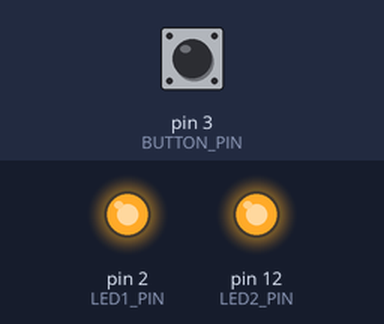
The program below on a simulated Arduino Uno, built with avr-gcc and run on an emulated ATmega328P. Parts: output pins drawn as LEDs (lit = HIGH). Dashed ring = blinking. The inputs (shaded band) are chosen by the test bench; at power-on: pin 3 (BUTTON_PIN) HIGH. What the program prints to the serial monitor is not drawn.

Above: at 2.7 s.
2.8 s: pin 3 (BUTTON_PIN) pulled LOW for 1.2 s
At 4.9 s:
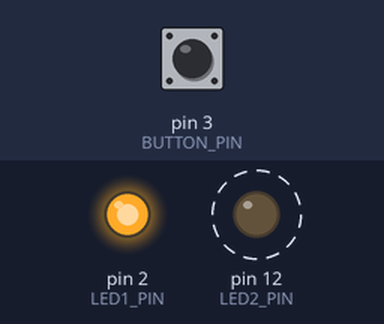
6.3 s: pin 3 (BUTTON_PIN) pulled LOW for 1.2 s
At 7.2 s:
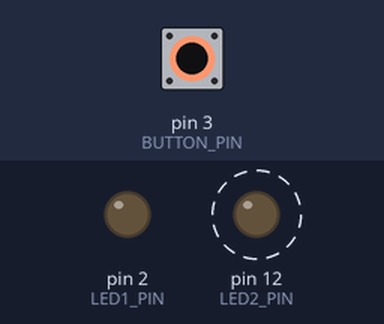
11.5 s: pin 3 (BUTTON_PIN) pulled LOW for 3.2 s
At 14.85 s:
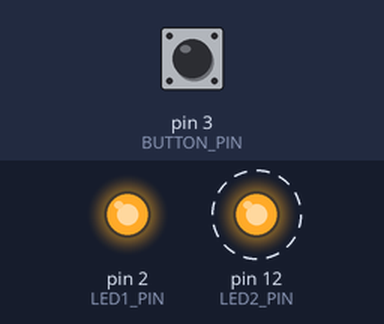
Timing chart, 0 to 22.2 s (numbered marks = the images above; inputs shaded):
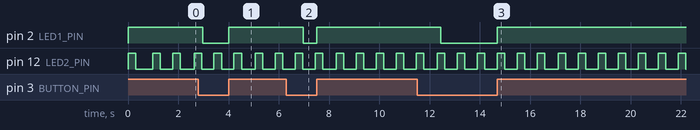

Measured:
- after the input at 2.8 s, pin 2 (LED1_PIN): HIGH → LOW after 0.17 s, → HIGH 1.0 s later
- after the input at 6.3 s, pin 2 (LED1_PIN): HIGH → LOW after 0.67 s, → HIGH 0.53 s later
- after the input at 11.5 s, pin 2 (LED1_PIN): HIGH → LOW after 0.95 s, → HIGH 2.2 s later
- by itself, pin 12 (LED2_PIN): alternates HIGH for 0.30 s and LOW for 0.50 s

The program:

main.cpp
```cpp
#include <Arduino.h>
#include "Arduino_FreeRTOS.h"
#include "task.h"
#include "TaskManager.h"
#include "SerialIO.h"

void setup() {
    serialInit();
    initTaskManager();
    vTaskStartScheduler();

}

void loop() {

}
```

Button.h
```cpp
#ifndef BUTTON_H
#define BUTTON_H

#include <Arduino.h>

class Button {
public:
    Button(uint8_t pin);
    bool isPressed();

private:
    uint8_t pin;
};

#endif
    
```

SerialIO.h
```cpp
#ifndef SERIAL_IO_H
#define SERIAL_IO_H

#include <Arduino.h>
#include <stdio.h>

void serialInit();

#endif // SERIAL_IO_H
```

TaskManager.h
```cpp
#ifndef TASK_MANAGER_H
#define TASK_MANAGER_H

#include <Arduino.h>
#include "Arduino_FreeRTOS.h"
#include "task.h"
#include "semphr.h"
#include "queue.h"
#include "Button.h"
#include "LED.h"
#include "SerialIO.h"

// Task handles
extern TaskHandle_t buttonLedTaskHandle;
extern TaskHandle_t syncTaskHandle;
extern TaskHandle_t asyncTaskHandle;

// Synchronization and communication
extern SemaphoreHandle_t buttonSemaphore;
extern QueueHandle_t dataBuffer;

// Task function prototypes
void buttonLedTask(void *pvParameters);
void syncTask(void *pvParameters);
void asyncTask(void *pvParameters);

// Task periods and delays
#define TASK1_PERIOD_MS         10      // Button LED task frequency
#define TASK2_INTERVAL_MS       50      // Sync Task interval for sending bytes
#define TASK3_PERIOD_MS         200     // Async Task read interval
#define LED_ON_DURATION_MS      300     // LED ON phase
#define LED_OFF_DURATION_MS     500     // LED OFF phase
#define BUTTON_LED_DURATION_MS  1000    // Duration to keep LED1 on after button press


// Pin definitions
#define BUTTON_PIN              3
#define LED1_PIN                2      // LED for Task 1 (Button LED)
#define LED2_PIN                12      // LED for Task 2 (Synchronized Task)

// Initialization function
void initTaskManager();

#endif // TASK_MANAGER_H
```

led.h
```cpp
#ifndef LED_H
#define LED_H

#include <Arduino.h>

class Led {
public:
    Led(uint8_t pin);
    void toggle();
    void turnOn();
    void turnOff();

private:
    uint8_t pin;
    bool state;
};

#endif
```

Button.cpp
```cpp
#include "Button.h"

Button::Button(uint8_t pin) {
    this->pin = pin;
    pinMode(pin, INPUT_PULLUP);
}

bool Button::isPressed() {
    return digitalRead(pin) == HIGH;
}
```

SerialIO.cpp
```cpp
#include "SerialIO.h"

int serial_putchar(char c, FILE* f) {
    Serial.write(c);
    return c;
}

int serial_getchar(FILE* f) {
    while (!Serial.available());
    return Serial.read();
}

FILE serial_stdout;

void serialInit() {
    Serial.begin(9600);
    while (!Serial);

    fdev_setup_stream(&serial_stdout, serial_putchar, serial_getchar, _FDEV_SETUP_WRITE);
    stdout = &serial_stdout;
    stdin = &serial_stdout;
}
```

TaskManager.cpp
```cpp
#include "TaskManager.h"

// Task handles
TaskHandle_t buttonLedTaskHandle = NULL;
TaskHandle_t syncTaskHandle = NULL;
TaskHandle_t asyncTaskHandle = NULL;

// Synchronization and communication
SemaphoreHandle_t buttonSemaphore = NULL;
QueueHandle_t dataBuffer = NULL;

// Objects
Button button(BUTTON_PIN);
Led led1(LED1_PIN);
Led led2(LED2_PIN);

void initTaskManager() {
    // Create semaphore for button press synchronization
    buttonSemaphore = xSemaphoreCreateBinary();
    // Create queue for data communication between tasks
    dataBuffer = xQueueCreate(10, sizeof(uint8_t[10]));

    xTaskCreate(buttonLedTask,"ButtonLedTask",128,NULL, 1, NULL);
    xTaskCreate(syncTask,"SyncTask",128,NULL,2,NULL);
    xTaskCreate(asyncTask,"AsyncTask",128,NULL,3,NULL);
}

// Task 1: Button LED - Checks button state and signals with semaphore
void buttonLedTask(void *pvParameters) {
    TickType_t xLastWakeTime;
    xLastWakeTime = xTaskGetTickCount();

    while (1) {
        if (button.isPressed()) {
            printf("Button pressed\n");
            led1.turnOn();
            xSemaphoreGive(buttonSemaphore);
            vTaskDelay(pdMS_TO_TICKS(BUTTON_LED_DURATION_MS));
            led1.turnOff();
        }

        vTaskDelayUntil(&xLastWakeTime, pdMS_TO_TICKS(TASK1_PERIOD_MS));
    }
}

// Task 2: Synchronized Task - Waits for semaphore, increments N, sends N bytes
void syncTask(void *pvParameters) {
    static uint8_t N = 0;
    while (1) {
        // Wait for semaphore from Task 1
        if (xSemaphoreTake(buttonSemaphore, portMAX_DELAY) == pdTRUE) {
            N++;
            uint8_t data[N];
            for (uint8_t i = 0; i < N; i++) {
                data[i] = i + 1;
            }
            xQueueSendToFront(dataBuffer, &data, portMAX_DELAY);
            for (uint8_t i = 0; i < N; i++) {
                led2.turnOn();
                vTaskDelay(pdMS_TO_TICKS(LED_ON_DURATION_MS));
                led2.turnOff();
                vTaskDelay(pdMS_TO_TICKS(LED_OFF_DURATION_MS));
            }
        }
        vTaskDelay(pdMS_TO_TICKS(TASK2_INTERVAL_MS));
    }
}

// Task 3: Asynchronous Task - Reads buffer every 200ms and displays data
void asyncTask(void *pvParameters) {
    uint8_t receivedData[10];
    while (1)
    {
        if (xQueueReceive(dataBuffer, &receivedData, portMAX_DELAY) == pdTRUE) {
            printf("Data: ");
            for (uint8_t i = 0; i < sizeof(receivedData); i++)
            {
                if (receivedData[i] == 0) {
                    printf("\n");
                    break;
                }
                printf("%d", receivedData[i]);
                printf(" ");
            }
        }
        vTaskDelay(pdMS_TO_TICKS(TASK3_PERIOD_MS));
    }
}
```

led.cpp
```cpp
#include "Led.h"

Led::Led(uint8_t pin) {
    this->pin = pin;
    this->state = false;
    pinMode(pin, OUTPUT);
}

void Led::toggle() {
    state = !state;
    digitalWrite(pin, state ? HIGH : LOW);
}

void Led::turnOn() {
    state = true;
    digitalWrite(pin, HIGH);
}

void Led::turnOff() {
    state = false;
    digitalWrite(pin, LOW);
}
```
